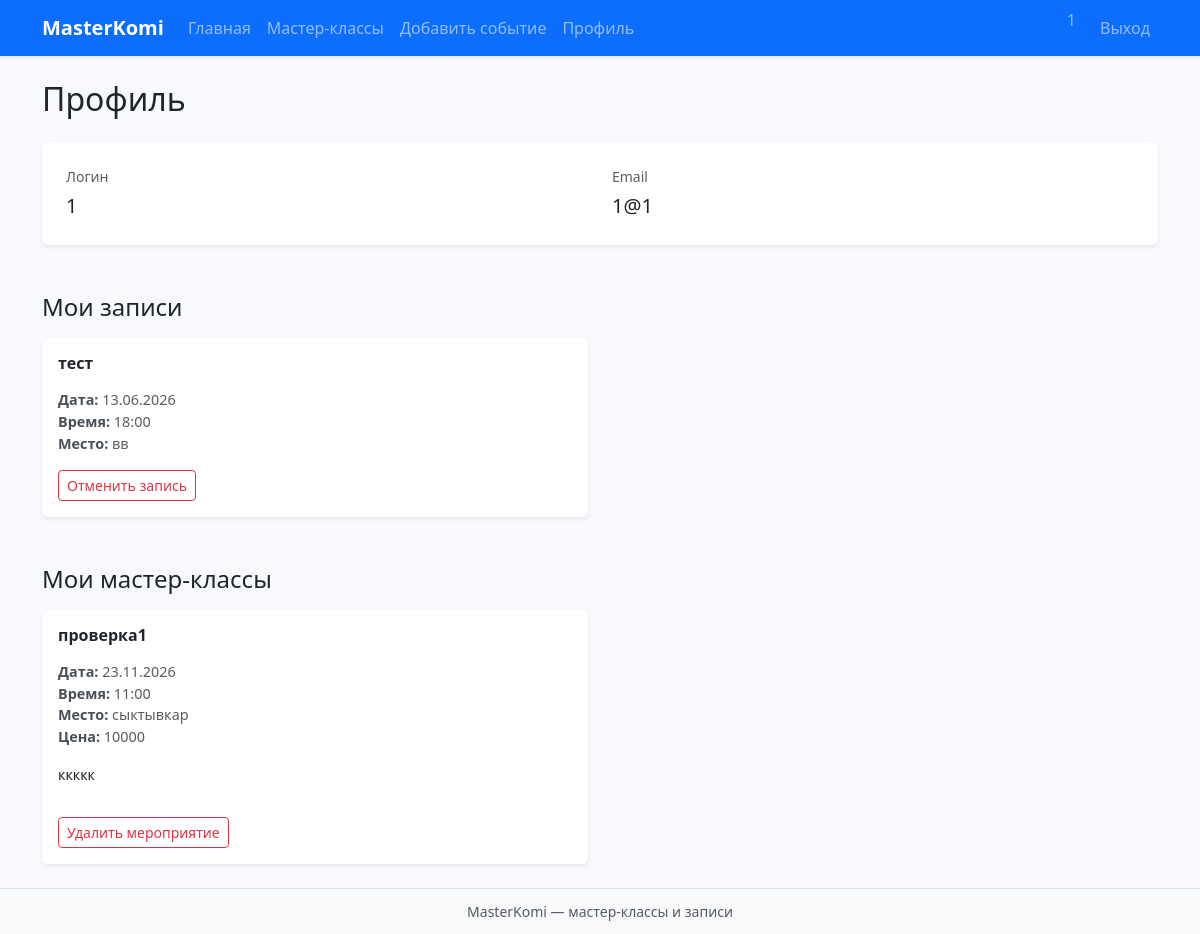
The app's page /profile (signed in), older data.
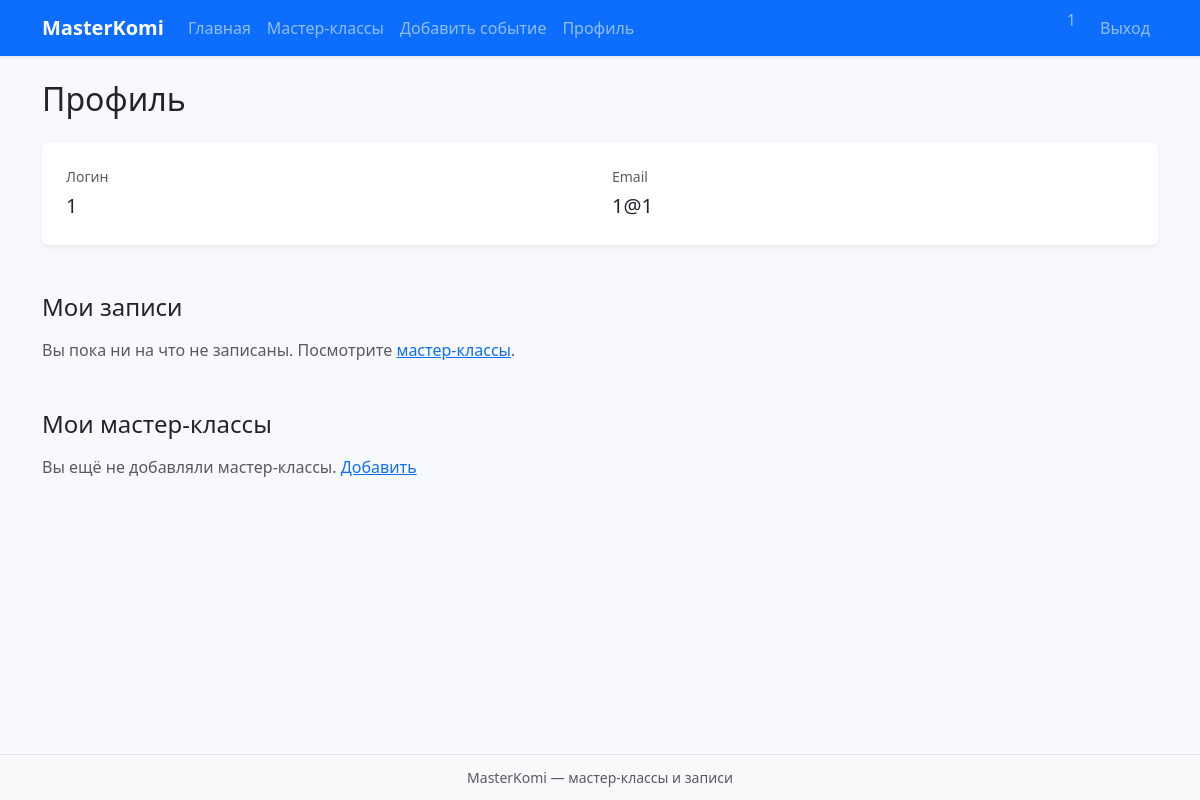
The same page, newer data.
### data/users.py (models this page shows)
class User(SqlAlchemyBase):
    __tablename__ = "users"
    id = sqlalchemy.Column(
        sqlalchemy.Integer, primary_key=True, autoincrement=True
    )
    name = sqlalchemy.Column(sqlalchemy.String, nullable=True)
    email = sqlalchemy.Column(
        sqlalchemy.String, index=True, unique=True, nullable=True
    )
    hashed_password = sqlalchemy.Column(sqlalchemy.String, nullable=True)
    created_date = sqlalchemy.Column(
        sqlalchemy.DateTime, default=datetime.datetime.now
    )
    events = orm.relationship("Event", back_populates="creator")
    event_signups = orm.relationship("EventSignup", back_populates="user")

### data/event_signups.py (models this page shows)
class EventSignup(SqlAlchemyBase):
    __tablename__ = "event_signups"
    __table_args__ = (
        UniqueConstraint(
            "user_id", "event_id", name="uq_event_signup_user_event"
        ),
    )
    id = sqlalchemy.Column(sqlalchemy.Integer, primary_key=True, autoincrement=True)
    user_id = sqlalchemy.Column(sqlalchemy.Integer, sqlalchemy.ForeignKey("users.id"), nullable=False)
    event_id = sqlalchemy.Column(sqlalchemy.Integer, sqlalchemy.ForeignKey("events.id"), nullable=False)
    created_date = sqlalchemy.Column(sqlalchemy.DateTime, default=datetime.datetime.now)
    user = orm.relationship("User", back_populates="event_signups")
    event = orm.relationship("Event", back_populates="signups")

### data/events.py (models this page shows)
class Event(SqlAlchemyBase):
    __tablename__ = "events"
    id = sqlalchemy.Column(
        sqlalchemy.Integer, primary_key=True, autoincrement=True
    )
    name = sqlalchemy.Column(sqlalchemy.String, nullable=True)
    direction = sqlalchemy.Column(sqlalchemy.String, nullable=True)
    date = sqlalchemy.Column(sqlalchemy.DateTime, nullable=True)
    time = sqlalchemy.Column(sqlalchemy.String, nullable=True)
    location = sqlalchemy.Column(sqlalchemy.String, nullable=True)
    description = sqlalchemy.Column(sqlalchemy.String, nullable=True)
    price = sqlalchemy.Column(sqlalchemy.Integer, nullable=True)
    created_date = sqlalchemy.Column(
        sqlalchemy.DateTime, default=datetime.datetime.now
    )
    user_id = sqlalchemy.Column(
        sqlalchemy.Integer, sqlalchemy.ForeignKey("users.id"), nullable=True
    )
    creator = orm.relationship("User", back_populates="events")
    signups = orm.relationship(
        "EventSignup", back_populates="event", cascade="all, delete-orphan"
    )

### main.py (the view)
@app.route("/profile")
def profile():
    if not session.get("user_id"):
        return redirect(url_for("login"))
    db_sess = db_session.create_session()
    user = db_sess.get(User, session["user_id"])
    if not user:
        session.clear()
        return redirect(url_for("login"))
    my_events = (
        db_sess.query(Event)
        .filter(Event.user_id == user.id)
        .order_by(Event.created_date.desc())
        .all()
    )
    my_signups = (
        db_sess.query(EventSignup)
        .filter(EventSignup.user_id == user.id)
        .order_by(EventSignup.created_date )
        .all()
    )
    cancel_signup_forms = {
        s.event_id: CancelFrom(prefix=f"c{s.event_id}") for s in my_signups
    }
    delete_event_forms = {
        e.id: DeleteEventForm(prefix=f"d{e.id}") for e in my_events
    }
    return render_template(
        "profile.html",
        title="Профиль",
        user=user,
        my_events=my_events,
        my_signups=my_signups,
        cancel_signup_forms=cancel_signup_forms,
        delete_event_forms=delete_event_forms,
    )

### data/db_session.py (called while the page is built)
def create_session() -> Session:
    global __factory
    return __factory()

### main.py (called while the page is built)
@app.context_processor
def direct_labs():
    return {"direction_labels": dict(EVENT_DIRECTIONS)}

@app.template_filter("fmt_date")
def fmt_date(value):
    if not value:
        return "—"
    if hasattr(value, "strftime"):
        return value.strftime("%d.%m.%Y")
    return str(value)

### templates/profile.html (shortened to what this page needs)
{% extends "base.html" %}
{% block content %}
<h1 class="h2 mb-4">Профиль</h1>
<div class="card user-card">
    <div class="card-body p-4">
        <div class="row">
            <div class="col-md-6 mb-3 mb-md-0">
                <p class="user-label">Логин</p>
                <p class="user-value">{{ user.name or '—' }}</p>
            </div>
            <div class="col-md-6">
                <p class="user-label">Email</p>
                <p class="user-value">{{ user.email or '—' }}</p>
            </div>
        </div>
    </div>
</div>
<h2 class="h4 mb-3">Мои записи</h2>
{% if my_signups %}
<div class="event-grid spaced">
    {% for s in my_signups %}
    <article class="card event-card">
        <div class="card-body">
            <div class="event-head">
                <h3 class="h6 card-title">{{ s.event.name }}</h3>
            </div>
            <ul class="event-details small">
                <li><strong>Дата:</strong> {{ s.event.date|fmt_date }}</li>
                <li><strong>Время:</strong> {{ s.event.time }}</li>
                <li><strong>Место:</strong> {{ s.event.location }}</li>
            </ul>
            <form method="post" action="{{ url_for('cancel_signup', event_id=s.event.id) }}" class="mt-auto">
                <button type="submit" class="btn btn-sm btn-outline-danger">Отменить запись</button>
            </form>
        </div>
    </article>
    {% endfor %}
</div>
{% else %}
<p class="muted mb-5">Вы пока ни на что не записаны. Посмотрите <a href="{{ url_for('masterclasses') }}">мастер-классы</a>.</p>
{% endif %}
<h2 class="h4 mb-3">Мои мастер-классы</h2>
{% if my_events %}
<div class="event-grid">
    {% for item in my_events %}
    <article class="card event-card">
        <div class="card-body">
            <div class="event-head">
                <h3 class="h6 card-title">{{ item.name }}</h3>
            </div>
            <ul class="event-details small">
                <li><strong>Дата:</strong> {{ item.date|fmt_date }}</li>
                <li><strong>Время:</strong> {{ item.time }}</li>
                <li><strong>Место:</strong> {{ item.location }}</li>
                {% if item.price is not none %}
                <li><strong>Цена:</strong> {{ item.price }}</li>
                {% endif %}
            </ul>
            <p class="card-text small flex-grow-1">{{ item.description }}</p>
            <form method="post" action="{{ url_for('delete_event', event_id=item.id) }}" class="mt-3"
                  onsubmit="return confirm('Удалить это мероприятие? Записи участников также будут удалены.');">
                <button type="submit" class="btn btn-sm btn-outline-danger">Удалить мероприятие</button>
            </form>
        </div>
    </article>
    {% endfor %}
</div>
{% else %}
<p class="muted">Вы ещё не добавляли мастер-классы. <a href="{{ url_for('add_event') }}">Добавить</a></p>
{% endif %}
{% endblock %}

### templates/base.html (shortened to what this page needs)
<!doctype html>
<html lang="ru">
<head>
    <link href="https://cdn.jsdelivr.net/npm/bootstrap@5.3.3/dist/css/bootstrap.min.css" rel="stylesheet"
>
    <link rel="stylesheet" href="{{ url_for('static', filename='css/styles.css') }}">
</head>
<body class="shell">
<header class="sticky-top shadow-sm">
    <nav class="topnav navbar navbar-expand-lg navbar-dark bg-primary">
        <div class="container">
            <a class="navbar-brand fw-semibold" href="{{ url_for('index') }}">MasterKomi</a>
            <div class="collapse navbar-collapse" id="mainNav">
                <ul class="navbar-nav me-auto mb-2 mb-lg-0">
                    <li class="nav-item">
                        <a class="nav-link" href="{{ url_for('index') }}">Главная</a>
                    </li>
                    <li class="nav-item">
                        <a class="nav-link" href="{{ url_for('masterclasses') }}">Мастер-классы</a>
                    </li>
                    {% if session.get('user_id') %}
                    <li class="nav-item">
                        <a class="nav-link" href="{{ url_for('add_event') }}">Добавить событие</a>
                    </li>
                    <li class="nav-item">
                        <a class="nav-link" href="{{ url_for('profile') }}">Профиль</a>
                    </li>
                    {% endif %}
                </ul>
                <ul class="navbar-nav ms-auto">
                    {% if session.get('user_id') %}
                    <li class="nav-item">
                        <span class="topnav-user">{{ session.get('user_name', '') }}</span>
                    </li>
                    <li class="nav-item">
                        <a class="nav-link" href="{{ url_for('logout') }}">Выход</a>
                    </li>
                    {% endif %}
                </ul>
            </div>
        </div>
    </nav>
</header>
<main class="page container">
    {% block content %}{% endblock %}
</main>
<footer class="foot">
    <div class="container foot-inner">
        MasterKomi — мастер-классы и записи
    </div>
</footer>
</body>
</html>

### static/css/styles.css (style rules this page uses)
:root { --welcome-gradient: linear-gradient(135deg, #0d6efd 0%, #6610f2 55%, #6f42c1 100%); --page-bg: #f8f9fc; }
body.shell { min-height: 100vh; display: flex; flex-direction: column; background-color: var(--page-bg); }
main.page { flex: 1 0 auto; padding-block: 1.5rem; }
.foot { margin-top: auto; padding-block: 0.75rem; border-top: 1px solid var(--bs-border-color); background-color: var(--bs-light); }
.foot-inner { text-align: center; font-size: 0.875rem; color: var(--bs-secondary-color); }
.topnav-user { color: rgba(255, 255, 255, 0.55); margin-inline-end: 1rem; display: none; }
@media (min-width: 992px) { .topnav-user { display: inline; } }
.muted { color: var(--bs-secondary-color); }
.user-card { border: none; box-shadow: var(--bs-box-shadow-sm); margin-bottom: 3rem; }
.user-card .user-label { font-size: 0.875rem; color: var(--bs-secondary-color); margin-bottom: 0.25rem; }
.user-card .user-value { margin-bottom: 0; font-size: 1.25rem; }

Row changes from the older to the newer data that the page shows:
removed EventSignup: event.name "тест", event|fmt_date "13.06.2026", event.time "18:00", event.location "вв"
no longer on this page (row edited): Event: name "проверка1", date|fmt_date "23.11.2026", time "11:00", location "сыктывкар", price "10000", description "ккккк"
Text that changed along with them:
text now shown: "Вы пока ни на что не записаны. Посмотрите мастер-классы . Вы ещё не добавляли мастер-классы. Добавить"
